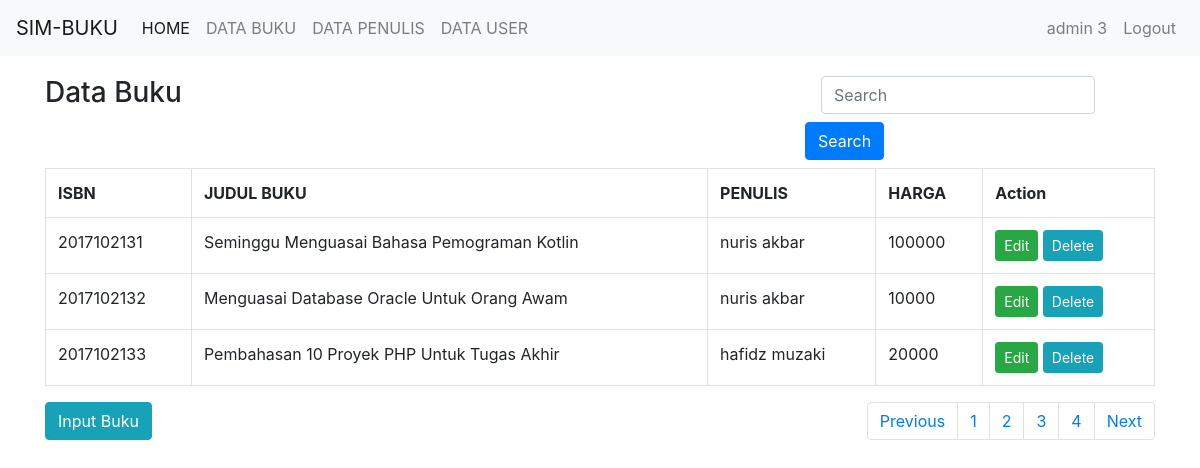
/index.php?hal=1 (signed in), run on the app's committed database.
### tables this page shows
CREATE TABLE `buku` (
  `isbn` varchar(10) NOT NULL,
  `judul_buku` varchar(100) NOT NULL,
  `id_penulis` int(11) NOT NULL,
  `id_kategori` int(11) NOT NULL,
  `deskripsi` text NOT NULL,
  `harga` int(11) NOT NULL,
  `cover` text NOT NULL
);

CREATE TABLE `penulis` (
  `id_penulis` int(11) NOT NULL,
  `nama_penulis` varchar(40) NOT NULL,
  `email` varchar(30) NOT NULL,
  `no_hp` varchar(13) NOT NULL
);

### index.php (the view, shortened to what this page needs)
<?php
include 'header.php';
?>
    <div class="container">
      <div class="row">
        <div class="col-8">
              <h3>Data Buku</h3>
        </div>
        <div class="col-4">
          <form method="POST" class="form-inline" action="<?php echo $_SERVER['PHP_SELF'] ?>">
          <div class="form-group mx-sm-3 mb-2">
            <input type="text" class="form-control" name="keyword" placeholder="Search">
          </div>
          <button name="pencarian" type="submit" class="btn btn-primary mb-2">Search</button>
        </form>
        </div>
      </div>
      <div class="row">
        <div class="col-12">
            <table class="table table-bordered">
          <tr>
            <th>ISBN</th>
            <th>JUDUL BUKU</th>
            <th>PENULIS</th>
            <th>HARGA</th>
            <th>Action</th>
          </tr>
          <?php
          $batas = 3;
          $halaman = isset($_GET['hal']) ? $_GET['hal'] :0;
          if(isset($_POST['pencarian'])){
              $keyword = $_POST['keyword'];
              $sql = "SELECT b.isbn,b.judul_buku,b.harga,p.nama_penulis,k.nama_kategori
                    FROM buku as b,penulis as p,kategori as k
                    WHERE b.id_penulis=p.id_penulis and k.id_kategori=b.id_kategori AND b.judul_buku like '%$keyword%' order by b.isbn ASC LIMIT $halaman,$batas";
          }else{
              $sql = "SELECT b.isbn,b.judul_buku,b.harga,p.nama_penulis,k.nama_kategori
                    FROM buku as b,penulis as p,kategori as k
                    WHERE b.id_penulis=p.id_penulis and k.id_kategori=b.id_kategori order by b.isbn ASC LIMIT $halaman,$batas";
          }
          $buku = mysqli_query($konek, $sql);
          while ($row = mysqli_fetch_array($buku))
          {
            echo "<tr>
                    <td>$row[isbn]</td>
                    <td>$row[judul_buku]</td>
                    <td>$row[nama_penulis]</td>
                    <td>$row[harga]</td>
                    <td><a href='edit_buku.php?isbn=$row[isbn]' class='btn btn-success btn-sm'>Edit</a>
                        <a href='delete_buku.php?isbn=$row[isbn]' class='btn btn-info btn-sm'>Delete</a></td>
                  </tr>";
          }
          ?>
        </table>
        <div class="float-right">
        <nav aria-label="Page navigation example">
          <ul class="pagination">
            <?php
            if((!isset($_GET['hal'])) or ($_GET['hal']))
            {
              $prev = 1;
            }else
            {
              $prev = $_GET['hal'] - 1;
            }
            ?>
            <li class="page-item"><a class="page-link" href="index.php?hal=<?php echo $prev; ?>">Previous</a></li>
            <?php
             $sql2 = mysqli_query($konek, "SELECT b.isbn,b.judul_buku,b.harga,p.nama_penulis,k.nama_kategori
                    FROM buku as b,penulis as p,kategori as k
                    WHERE b.id_penulis=p.id_penulis and k.id_kategori=b.id_kategori order by b.isbn ASC");
            $jml_data = mysqli_num_rows($sql2);
            $jml_halaman = ceil($jml_data/$batas);
            for($hal = 1; $hal <= $jml_halaman; $hal++){
              echo "<li class='page-item'><a class='page-link' href='index.php?hal=$hal'>$hal</a></li>";
            }
            ?>
            <li class="page-item"><a class="page-link" href="index.php?hal=<?php echo $halaman+1; ?>">Next</a></li>
          </ul>
        </nav>
        </div>
        <a href="input_buku.php" class="btn btn-info">Input Buku</a>
        </div>
      </div>
    </div>
<?php
include 'footer.php';
?>

### header.php (style rules this page uses)
.container { margin-top: 20px; }

### data on the page
buku: isbn "2017102131", judul_buku "Seminggu Menguasai Bahasa Pemograman Kotlin", id_penulis.nama_penulis "nuris akbar", harga "100000"
buku: isbn "2017102132", judul_buku "Menguasai Database Oracle Untuk Orang Awam", id_penulis.nama_penulis "nuris akbar", harga "10000"
buku: isbn "2017102133", judul_buku "Pembahasan 10 Proyek PHP Untuk Tugas Akhir", id_penulis.nama_penulis "hafidz muzaki", harga "20000"

### other printed values
$_SESSION['nama_user'] "admin 3"
